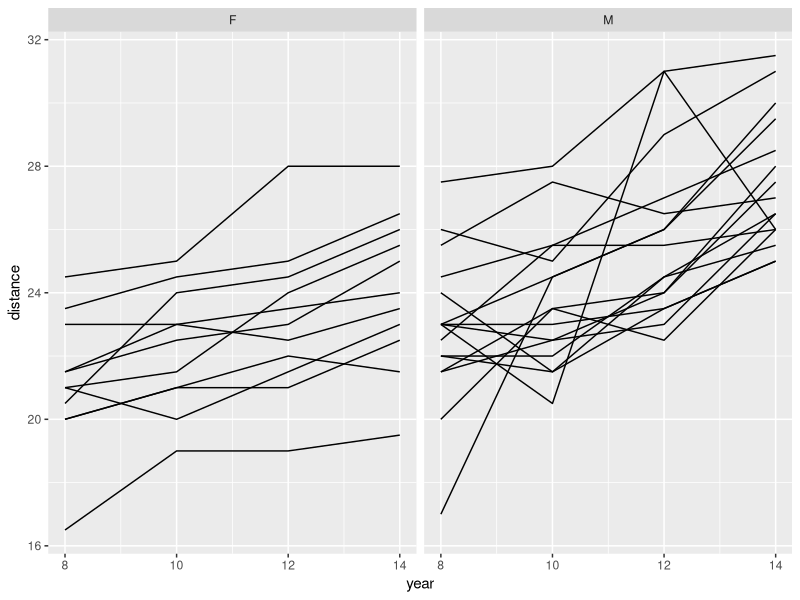

R code for this plot:
## ---- chunk 1
knitr::opts_chunk$set(echo = FALSE, dev = "pdf")
library("ggplot2")
library("tidyr")
## ---- chunk 2
# Read in data
dental.data <- read.csv(file = "data/dental.csv", header = FALSE)

# Sampling vector for later use
years <- c(8, 10, 12, 14)
years.chr <- c("08", "10", "12", "14")

# Add column names
colnames(dental.data) <- c("ID", "gender", paste0("y.", years.chr))

# Create a long version, too
dental.long <- gather(data = dental.data,
                      key = "year.cat",
                      value = "distance",
                      -gender, -ID)

# Make a continuous year column
dental.long$year <- as.numeric(gsub(pattern = "y.", replacement = "", x = dental.long$year.cat))

# Make sure we have a categorical year
dental.long$year.cat <- as.factor(dental.long$year)
## ---- chunk 3
trajectories <- ggplot(data = dental.long, mapping = aes(x = year, y = distance, group = ID)) +
  geom_line() + 
  facet_grid(~ gender)

trajectories
